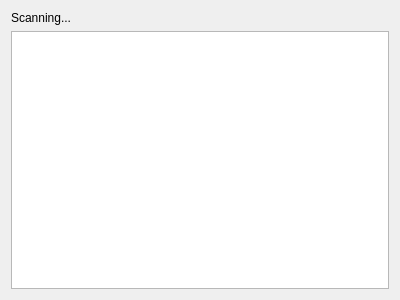
<?xml version="1.0" encoding="UTF-8"?>
<ui version="4.0">
 <class>RemoteSelector</class>
 <widget class="QDialog" name="RemoteSelector">
  <property name="geometry">
   <rect>
    <x>0</x>
    <y>0</y>
    <width>400</width>
    <height>300</height>
   </rect>
  </property>
  <property name="windowTitle">
   <string>Available chat services</string>
  </property>
  <layout class="QVBoxLayout" name="verticalLayout">
   <item>
    <widget class="QLabel" name="status">
     <property name="text">
      <string>Scanning...</string>
     </property>
    </widget>
   </item>
   <item>
    <widget class="QListWidget" name="remoteDevices"/>
   </item>
  </layout>
 </widget>
 <resources/>
 <connections/>
</ui>
